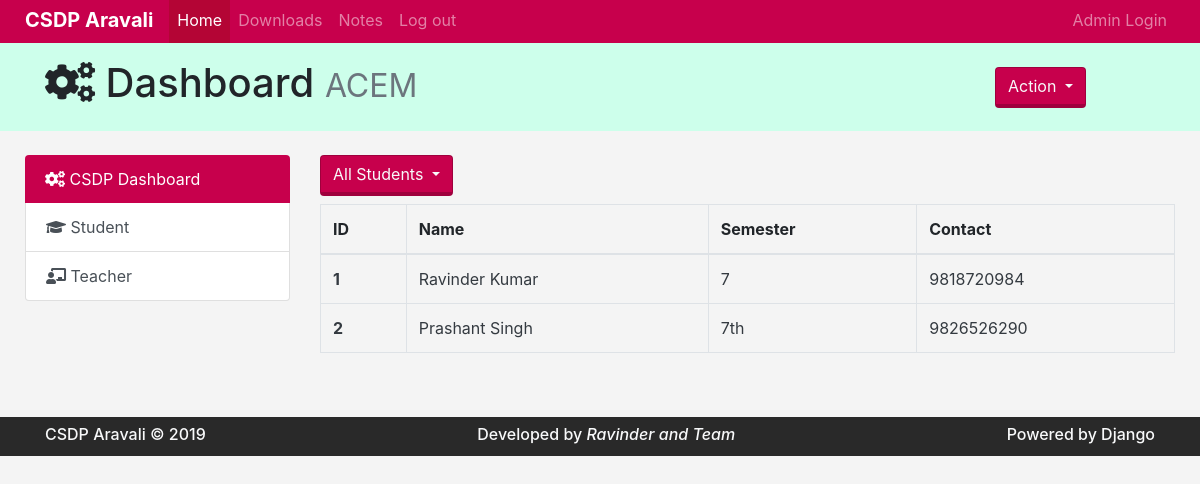
The page /students/ on the database its author committed.
### students/models.py (models this page shows, shortened)
class Student(models.Model):
    name = models.CharField(max_length=100)
    student_id = models.CharField(primary_key=True, max_length=6, null=False)
    roll = models.CharField(null=False,max_length=10)
    semester=models.CharField(null=False,max_length=10)
    section=models.CharField(null=False,max_length=10)
    registration = models.IntegerField(null=False)
    phone = models.CharField(null=True, max_length=11)
    session_start = models.DateField(verbose_name=u"Session start")
    session_end = models.DateField(verbose_name=u"Session end")

### students/views.py (the view)
# urls.py: path('', views.index, name='studentshome'),
def index(request):
    students = Student.objects.order_by('student_id')
    context = {
        'students': students,
    }
    return render(request, 'students/student_index.html', context)

### templates/students/student_index.html
{% extends 'base.html' %}
{% load static %}
{% block body %}
<div class="col-md-12">
    <div class="col-md-2 ml-0 pl-0 mb-2 float-left" id="ButtonAction">
        <div class="dropdown">
            <button class="btn bg-custom1 text-light dropdown-toggle" type="button" data-toggle="dropdown"
                aria-haspopup="true" aria-expanded="false">
                All Students
            </button>
        </div>
    </div>
    <table class="table table-bordered table-hover">
        <thead>
          <tr>
            <th scope="col">ID</th>
            <th scope="col">Name</th>
            <th scope="col">Semester</th>
            <th scope="col">Contact</th>
          </tr>
        </thead>
        <tbody>
        {% for student in students %}
          <tr>
            <th scope="row"><a class="text-dark" href="{% url 'students:student_detail' student.student_id %}">
                {{ student.student_id }}
            </a></th>
            <td><a href="{% url 'students:student_detail' student.student_id %}" class="text-dark">
                {{ student.name }}
            </a></td>
            <td><a href="{% url 'students:student_detail' student.student_id %}" class="text-dark">
                {{ student.semester}}
            </a></td>
            <td><a href="{% url 'students:student_detail' student.student_id %}" class="text-dark">
                {{ student.phone }}
            </a></td>
          </tr>
        {% endfor %}
        </tbody>
      </table>
      </div>
        {% endblock %}

### static/css/main.css (style rules this page uses)
.bg-custom1 { background: #c7004c; color: #fff; border-bottom-width: calc(.2rem + .0625rem); border-color: rgba(0,0,0,0.2); }
body { background: #f4f4f4; }

### rows shown on the page
Student: student_id "1", name "Ravinder Kumar", semester "7", phone "9818720984"
Student: student_id "2", name "Prashant Singh", semester "7th", phone "9826526290"
